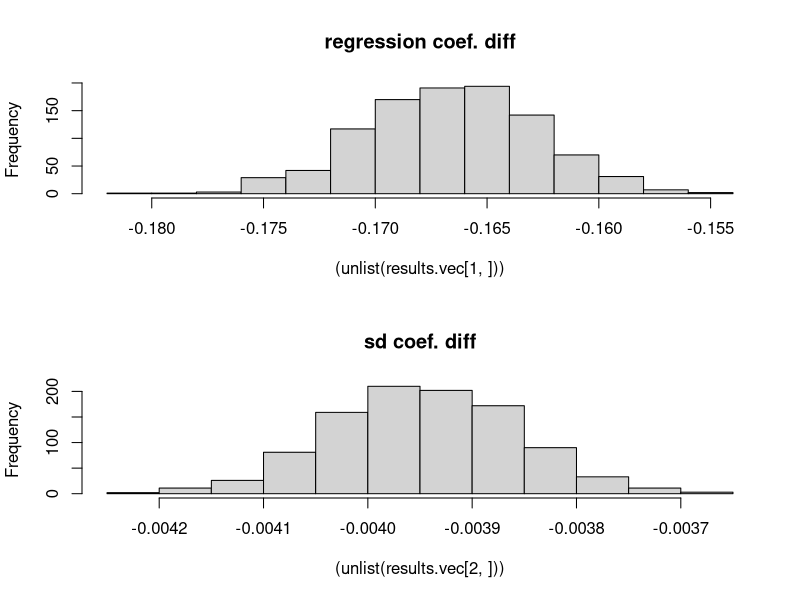

Recreate this plot in R.


gen.data <- function(n.obs=1000){


    ## This graph contains 3 nodes, with a collider at x2.
    x1 <- rnorm(n.obs)
    x3 <- rnorm(n.obs)
    x2 <- rnorm(n.obs) + x1 + x3

    return(data.frame(x1, x2, x3)) 
   
}

run.regression <- function(dataset=gen.data()){

    model.correct <- lm(x1~x2, data=dataset)
    model.false <- lm(x1~x2+x3, data=dataset)

    return(list(model.correct=model.correct, model.false=model.false))
}

## calculates the  difference between the non-dsep violating regression coeff/sd and the violating one.
compare.models <- function(list.models){

    ##True model regression coefficent between x1 and x2 minus incorrect model coef. between x1 and x2.
    regress.diff <- (list.models[[1]]$coefficients[2]-list.models[[2]]$coefficients[2])

    ##True model sd coef between x1 and x2 minus incorrect model sd coef. between x1 and x2.
    sd.diff <- (summary(list.models[[1]])$coefficients[2,2]-summary(list.models[[2]])$coefficients[3,2])
    
    return(list(regress.diff=regress.diff, sd.diff=sd.diff))
}


results.vec <- replicate(compare.models(run.regression(gen.data(10000))), n=1000)

par(mfrow=c(2,1))

hist((unlist(results.vec[1,])), main="regression coef. diff")
abline(v=0, col="red")

hist((unlist(results.vec[2,])), main="sd coef. diff")
abline(v=0, col="red")

